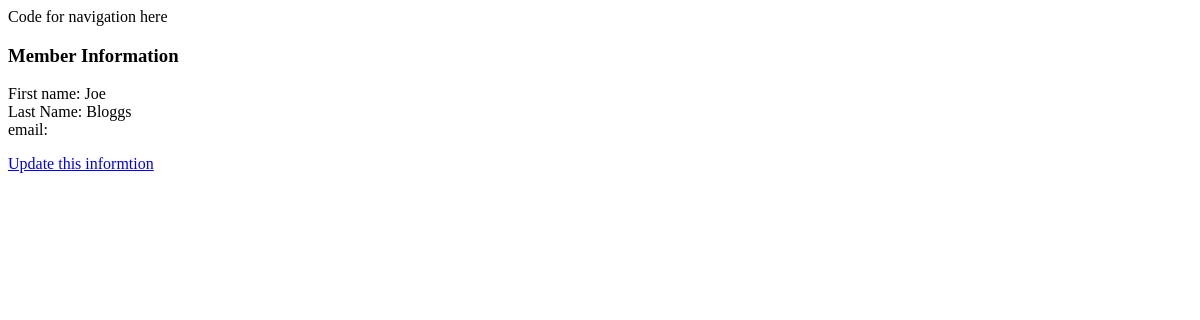
Before: /clubmanager/member/id/1 with the older database file.
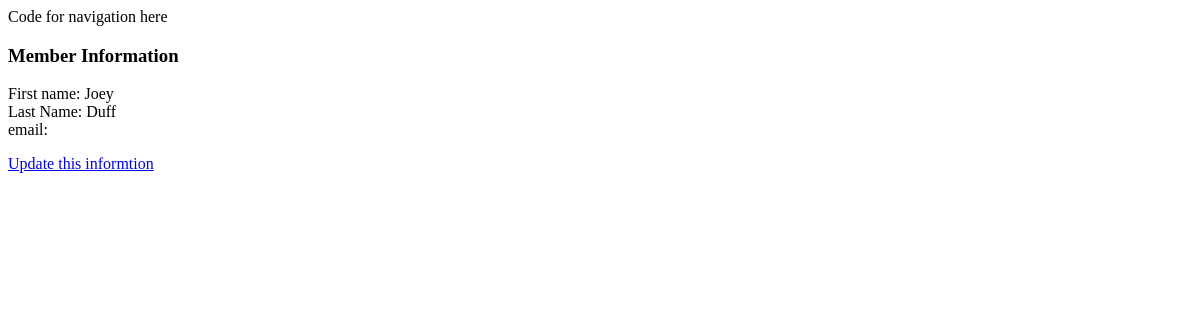
After: the same page with the newer database file.
### clubmanager/models.py (models this page shows)
class Member(models.Model):
    first_name = models.CharField(max_length=50)
    last_name = models.CharField(max_length=50)
    date_of_birth = models.DateField(null=True,blank=True)# we allow this field to be null

### clubmanager/views.py (the view)
# urls.py: path('member/id/<int:member_id>', views.member, name="member_profile"),
def member(request,member_id):
    member = Member.objects.get(id=member_id)
    response = render(request,'clubmanager/member_detail.html',{
        'member':member
        })
    return response

### clubmanager/templates/clubmanager/member_detail.html
{% extends "base.html" %}
{% block content %}
<h3>Member Information</h3>
        <div id="member detail">
        <div id="member first_name"> First name: {{ member.first_name}}</div>
        <div id="member last_name"> Last Name: {{member.last_name}}</div>
        <div id="member email">email: {{member.email}}</div>
</div>
<p><a href = "{% url 'member_update' member_id=member.id %}">Update this informtion</a>
{% endblock %}

### templates/base.html (shortened to what this page needs)
<!doctype html>
<html>
    <head>
    </head>
    <body>
        <div id="navigation">
            Code for navigation here
        </div>
        <div id="content">
            {% block content %}{% endblock %}
        </div>
    </body>
</html>

Changed rows visible on the page:
changed Member: first_name "Joe" → "Joey"; last_name "Bloggs" → "Duff"
